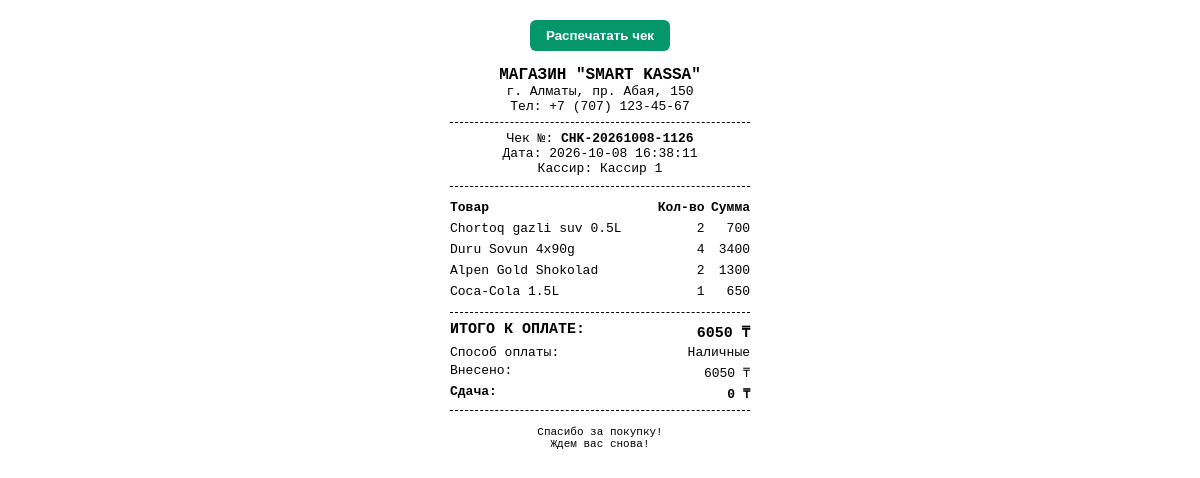
Screenshot of /receipt/3/ with the database file from the repository.
### kassa/models.py (models this page shows, shortened)
class Sale(models.Model):
    PAYMENT_CHOICES = [
        ('cash', 'Наличные'),
        ('card', 'Банковская карта'),
        ('click', 'Kaspi / QR'),
    ]
    receipt_number = models.CharField(max_length=50, unique=True, verbose_name="Номер чека")
    subtotal_amount = models.DecimalField(max_digits=14, decimal_places=0, default=0, verbose_name="Сумма без скидки (₸)")
    discount_amount = models.DecimalField(max_digits=14, decimal_places=0, default=0, verbose_name="Сумма скидки (₸)")
    discount_percent = models.DecimalField(max_digits=5, decimal_places=2, default=0, verbose_name="Скидка (%)")
    total_amount = models.DecimalField(max_digits=14, decimal_places=0, verbose_name="Итоговая сумма (₸)")
    paid_amount = models.DecimalField(max_digits=14, decimal_places=0, default=0, verbose_name="Внесено денег (₸)")
    change_amount = models.DecimalField(max_digits=14, decimal_places=0, default=0, verbose_name="Сдача (₸)")
    payment_method = models.CharField(max_length=20, choices=PAYMENT_CHOICES, default='cash', verbose_name="Способ оплаты")
    cashier_name = models.CharField(max_length=100, default='Кассир 1', verbose_name="Продавец/Кассир")
    created_at = models.DateTimeField(auto_now_add=True, verbose_name="Время продажи")
    class Meta:
        verbose_name = "Продажа"
        verbose_name_plural = "Продажи"
        ordering = ['-created_at']

class SaleItem(models.Model):
    sale = models.ForeignKey(Sale, on_delete=models.CASCADE, related_name='items', verbose_name="Продажа")
    product = models.ForeignKey(Product, on_delete=models.SET_NULL, null=True, verbose_name="Товар")
    product_name = models.CharField(max_length=200, verbose_name="Название товара")
    quantity = models.IntegerField(default=1, verbose_name="Количество")
    unit_price = models.DecimalField(max_digits=12, decimal_places=0, verbose_name="Цена за ед.")
    total_price = models.DecimalField(max_digits=14, decimal_places=0, verbose_name="Итоговая цена")
    class Meta:
        verbose_name = "Проданный товар"
        verbose_name_plural = "Проданные товары"

### kassa/views.py (the view)
# urls.py: path('receipt/<int:sale_id>/', views.receipt_view, name='receipt_view'),
def receipt_view(request, sale_id):
    sale = get_object_or_404(Sale, id=sale_id)
    return render(request, 'kassa/receipt.html', {'sale': sale})

### templates/kassa/receipt.html (shortened to what this page needs)
<!DOCTYPE html>
<html lang="ru">
<head>
</head>
<body onload="window.print()">
    <div class="no-print" style="margin-bottom: 15px; text-align: center;">
        <button onclick="window.print()" style="padding: 8px 16px; cursor: pointer; background: #059669; color: white; border: none; border-radius: 6px; font-weight: bold;">Распечатать чек</button>
    </div>
    <div class="header">
        <div class="title">МАГАЗИН "SMART KASSA"</div>
        <div>г. Алматы, пр. Абая, 150</div>
        <div>Тел: +7 (707) 123-45-67</div>
        <div class="divider"></div>
        <div>Чек №: <strong>{{ sale.receipt_number }}</strong></div>
        <div>Дата: {{ sale.created_at|date:"Y-m-d H:i:s" }}</div>
        <div>Кассир: {{ sale.cashier_name }}</div>
    </div>
    <table>
        <thead>
            <tr>
                <th>Товар</th>
                <th class="num">Кол-во</th>
                <th class="num">Сумма</th>
            </tr>
        </thead>
        <tbody>
            {% for item in sale.items.all %}
            <tr>
                <td>{{ item.product_name }}</td>
                <td class="num">{{ item.quantity }}</td>
                <td class="num">{{ item.total_price|floatformat:0 }}</td>
            </tr>
            {% endfor %}
        </tbody>
    </table>
    <div class="divider"></div>
    <div class="total-row">
        <span>ИТОГО К ОПЛАТЕ:</span>
        <span>{{ sale.total_amount|floatformat:0 }} ₸</span>
    </div>
    <div class="row">
        <span>Способ оплаты:</span>
        <span>{{ sale.get_payment_method_display }}</span>
    </div>
    <div class="row">
        <span>Внесено:</span>
        <span>{{ sale.paid_amount|floatformat:0 }} ₸</span>
    </div>
    <div class="row" style="font-weight: bold;">
        <span>Сдача:</span>
        <span>{{ sale.change_amount|floatformat:0 }} ₸</span>
    </div>
    <div class="divider"></div>
    <div style="text-align: center; margin-top: 15px; font-size: 11px;">
        Спасибо за покупку!<br>Ждем вас снова!
    </div>
</body>
</html>

### templates/kassa/receipt.html (style rules this page uses)
body { font-family: 'Courier New', Courier, monospace; width: 300px; margin: 20px auto; background: #fff; color: #000; font-size: 13px; }
.header { text-align: center; border-bottom: 1px dashed #000; padding-bottom: 10px; margin-bottom: 10px; }
.title { font-size: 16px; font-weight: bold; }
table { width: 100%; border-collapse: collapse; margin-bottom: 10px; }
th, td { text-align: left; padding: 3px 0; }
.num { text-align: right; }
.divider { border-top: 1px dashed #000; margin: 8px 0; }
.total-row { display: flex; justify-content: space-between; font-weight: bold; font-size: 15px; margin-top: 5px; }
.row { display: flex; justify-content: space-between; margin-top: 3px; }

### rows the page displays
Sale: receipt_number "CHK-20261008-1126", created_at "2026-10-08 16:38:11", cashier_name "Кассир 1", total_amount "6050", payment_method "Наличные", paid_amount "6050", change_amount "0"
SaleItem: product_name "Chortoq gazli suv 0.5L", quantity "2", total_price "700"
SaleItem: product_name "Duru Sovun 4x90g", quantity "4", total_price "3400"
SaleItem: product_name "Alpen Gold Shokolad", quantity "2", total_price "1300"
SaleItem: product_name "Coca-Cola 1.5L", quantity "1", total_price "650"
